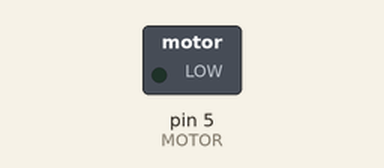
The sketch below on a simulated Arduino Uno, built with avr-gcc and run on an emulated ATmega328P. Parts: switched loads named in the sketch (green lamp = pin HIGH). Dashed ring = blinking.

Above: at 0.5 s.
Timing chart, 0 to 4.6 s (numbered marks = the images above):
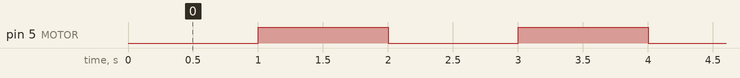

The sketch:

Blink_new.ino
```cpp
const int MOTOR = 5;
// the setup function runs once when you press reset or power the board
void setup() {
  // initialize digital pin LED_BUILTIN as an output.
  pinMode(MOTOR, OUTPUT);
}

// the loop function runs over and over again forever
void loop() {

  digitalWrite(MOTOR, LOW);// turn the LED on (HIGH is the voltage level)
  delay(1000);                       // wait for a second

  digitalWrite(MOTOR, HIGH);// turn the LED off by making the voltage LOW
  delay(1000);                       // wait for a second
}
```

Measured:
- by itself, pin 5 (MOTOR): alternates HIGH for 1.0 s and LOW for 1.0 s
